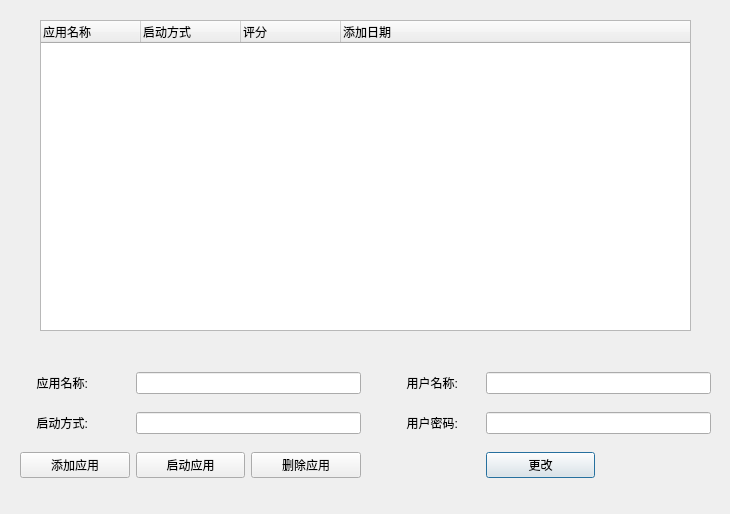
<?xml version="1.0" encoding="UTF-8"?>
<ui version="4.0">
 <class>AppManageDialog</class>
 <widget class="QDialog" name="AppManageDialog">
  <property name="geometry">
   <rect>
    <x>0</x>
    <y>0</y>
    <width>730</width>
    <height>514</height>
   </rect>
  </property>
  <property name="windowTitle">
   <string>Dialog</string>
  </property>
  <widget class="QTreeWidget" name="treeWidget">
   <property name="geometry">
    <rect>
     <x>40</x>
     <y>20</y>
     <width>651</width>
     <height>311</height>
    </rect>
   </property>
   <column>
    <property name="text">
     <string>应用名称</string>
    </property>
   </column>
   <column>
    <property name="text">
     <string>启动方式</string>
    </property>
   </column>
   <column>
    <property name="text">
     <string>评分</string>
    </property>
   </column>
   <column>
    <property name="text">
     <string>添加日期</string>
    </property>
   </column>
  </widget>
  <widget class="QWidget" name="layoutWidget">
   <property name="geometry">
    <rect>
     <x>370</x>
     <y>360</y>
     <width>341</width>
     <height>131</height>
    </rect>
   </property>
   <layout class="QGridLayout" name="gridLayout_2">
    <item row="0" column="0">
     <widget class="QLabel" name="label_3">
      <property name="text">
       <string>           用户名称:</string>
      </property>
     </widget>
    </item>
    <item row="0" column="1" colspan="2">
     <widget class="QLineEdit" name="userEdit"/>
    </item>
    <item row="1" column="0">
     <widget class="QLabel" name="label_4">
      <property name="text">
       <string>           用户密码:</string>
      </property>
     </widget>
    </item>
    <item row="1" column="1" colspan="2">
     <widget class="QLineEdit" name="passEdit"/>
    </item>
    <item row="2" column="1">
     <widget class="QPushButton" name="addButton_4">
      <property name="text">
       <string>更改</string>
      </property>
     </widget>
    </item>
    <item row="2" column="2">
     <widget class="QLabel" name="label_5">
      <property name="text">
       <string/>
      </property>
     </widget>
    </item>
   </layout>
  </widget>
  <widget class="QWidget" name="layoutWidget">
   <property name="geometry">
    <rect>
     <x>20</x>
     <y>360</y>
     <width>341</width>
     <height>131</height>
    </rect>
   </property>
   <layout class="QGridLayout" name="gridLayout">
    <item row="0" column="0">
     <widget class="QLabel" name="label">
      <property name="text">
       <string>     应用名称:</string>
      </property>
     </widget>
    </item>
    <item row="0" column="1" colspan="2">
     <widget class="QLineEdit" name="nameEdit"/>
    </item>
    <item row="1" column="0">
     <widget class="QLabel" name="label_2">
      <property name="text">
       <string>     启动方式:</string>
      </property>
     </widget>
    </item>
    <item row="1" column="1" colspan="2">
     <widget class="QLineEdit" name="pathEdit"/>
    </item>
    <item row="2" column="0">
     <widget class="QPushButton" name="addButton">
      <property name="text">
       <string>添加应用</string>
      </property>
     </widget>
    </item>
    <item row="2" column="1">
     <widget class="QPushButton" name="addButton_2">
      <property name="text">
       <string>启动应用</string>
      </property>
     </widget>
    </item>
    <item row="2" column="2">
     <widget class="QPushButton" name="delButton">
      <property name="text">
       <string>删除应用</string>
      </property>
     </widget>
    </item>
   </layout>
  </widget>
 </widget>
 <resources/>
 <connections/>
</ui>
